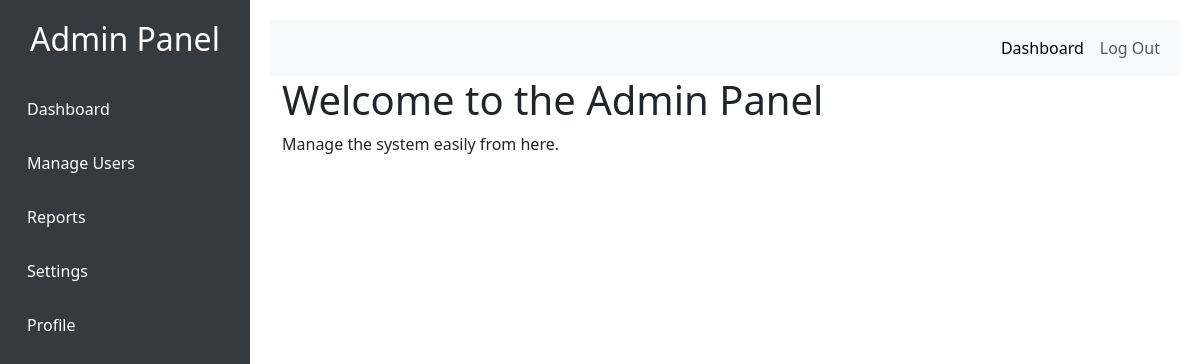
The page /admin_dashboard.php on the database its author committed.
### tables this page shows
CREATE TABLE `menus` (
  `id` int(11) NOT NULL,
  `title` varchar(255) NOT NULL,
  `parent_id` int(11) DEFAULT 0
);

### admin_dashboard.php (the view, shortened to what this page needs)
<?php
include 'conn.php';
$menus = [];
$menuQuery = "SELECT * FROM menus WHERE parent_id = 0";
$menuResult = $conn->query($menuQuery);
while ($menu = $menuResult->fetch_assoc()) {
    $submenuQuery = "SELECT * FROM menus WHERE parent_id = " . $menu['id'];
    $submenuResult = $conn->query($submenuQuery);
    $submenus = [];
    while ($submenu = $submenuResult->fetch_assoc()) {
        $submenus[] = $submenu;
    }
    $menus[] = [
        'title' => $menu['title'],
        'id' => $menu['id'],
        'submenus' => $submenus
    ];
}
?>
<!DOCTYPE html>
<html lang="en">
<head>
    <link href="https://cdn.jsdelivr.net/npm/bootstrap@5.3.0-alpha1/dist/css/bootstrap.min.css" rel="stylesheet">
    <link href="https://cdnjs.cloudflare.com/ajax/libs/font-awesome/6.0.0-beta3/css/all.min.css" rel="stylesheet">
</head>
<body>
<div class="sidebar">
    <div class="container">
        <h2 class="text-white text-center mb-4">Admin Panel</h2>
        <?php foreach ($menus as $menu): ?>
            <a href="#" class="menu-item" data-bs-toggle="collapse" data-bs-target="#menu-<?php echo strtolower(str_replace(' ', '_', $menu['title'])); ?>">
                <?php echo $menu['title']; ?>
            </a>
        <?php endforeach; ?>
    </div>
</div>
<div class="content">
    <nav class="navbar navbar-expand-lg navbar-light bg-light">
        <div class="container-fluid">
            <div class="collapse navbar-collapse" id="navbarNav">
                <ul class="navbar-nav ms-auto">
                    <li class="nav-item">
                        <a class="nav-link active" href="#">Dashboard</a>
                    </li>
                    <li class="nav-item">
                        <a class="nav-link" href="#">Log Out</a>
                    </li>
                </ul>
            </div>
        </div>
    </nav>
    <div class="container">
        <h1>Welcome to the Admin Panel</h1>
        <p>Manage the system easily from here.</p>
    </div>
</div>
</body>
</html>

### admin_dashboard.php (style rules this page uses)
.sidebar { position: fixed; top: 0; left: 0; height: 100%; width: 250px; background-color: #343a40; padding-top: 20px; }
.sidebar .menu-item { padding: 15px; color: #fff; text-decoration: none; display: block; }
.content { margin-left: 250px; padding: 20px; }

### rows shown on the page
menus: title "Dashboard"
menus: title "Manage Users"
menus: title "Reports"
menus: title "Settings"
menus: title "Profile"
